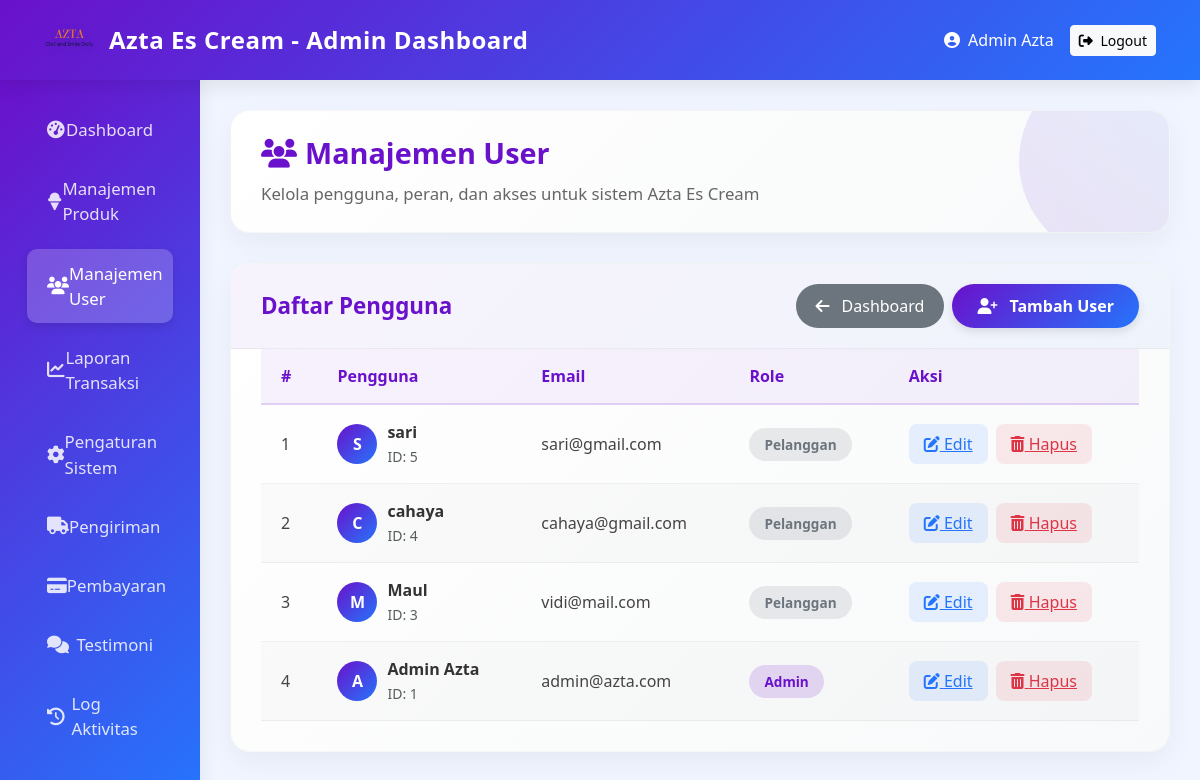
Screenshot of /admin/users/index.php (signed in) with the database file from the repository.
### tables this page shows
CREATE TABLE `users` (
  `id_user` int NOT NULL,
  `nama` varchar(100) DEFAULT NULL,
  `email` varchar(100) DEFAULT NULL,
  `password` varchar(255) DEFAULT NULL,
  `role` enum('admin','pelanggan') DEFAULT 'pelanggan',
  `created_at` datetime DEFAULT CURRENT_TIMESTAMP
);

### src/admin/users/index.php (the view, shortened to what this page needs)
<?php
include '../../config/koneksi.php';
$users = mysqli_query($conn, "SELECT * FROM users ORDER BY id_user DESC");
?>
<!DOCTYPE html>
<html lang="id">
<head>
    <link href="https://cdn.jsdelivr.net/npm/bootstrap@5.3.3/dist/css/bootstrap.min.css" rel="stylesheet">
    <link rel="stylesheet" href="https://cdnjs.cloudflare.com/ajax/libs/font-awesome/6.4.0/css/all.min.css">
</head>
<body>
<nav class="navbar admin-navbar">
    <div class="container-fluid">
        <a class="navbar-brand" href="#">
            <img src="../../assets/img/logo.png" alt="Logo">
            Azta Es Cream - Admin Dashboard
        </a>
        <div class="d-flex align-items-center">
            <span class="text-white me-3 d-none d-md-block">
                <i class="fas fa-user-circle me-2"></i><?= $_SESSION['nama']; ?>
            </span>
            <a class="btn btn-light btn-sm" href="../../logout.php">
                <i class="fas fa-sign-out-alt me-1"></i> Logout
            </a>
        </div>
    </div>
</nav>
<div class="container-fluid">
    <div class="row">
        <div class="col-lg-2 col-md-3 sidebar">
            <div class="d-flex flex-column">
                <a href="../dashboard.php" class="nav-link">
                    <i class="fas fa-tachometer-alt"></i> Dashboard
                </a>
                <a href="../produk/index.php" class="nav-link">
                    <i class="fas fa-ice-cream"></i> Manajemen Produk
                </a>
                <a href="index.php" class="nav-link active">
                    <i class="fas fa-users"></i> Manajemen User
                </a>
                <a href="../laporan/transaksi.php" class="nav-link">
                    <i class="fas fa-chart-line"></i> Laporan Transaksi
                </a>
                <a href="../pengaturan/index.php" class="nav-link">
                    <i class="fas fa-cog"></i> Pengaturan Sistem
                </a>
                <a href="../pengiriman/index.php" class="nav-link">
                    <i class="fas fa-truck"></i> Pengiriman
                </a>
                <a href="../pembayaran/index.php" class="nav-link">
                    <i class="fas fa-credit-card"></i> Pembayaran
                </a>
                <a href="../testimoni/index.php" class="nav-link">
                    <i class="fas fa-comments"></i> Testimoni
                </a>
                <a href="../aktivitas/index.php" class="nav-link">
                    <i class="fas fa-history"></i> Log Aktivitas
                </a>
            </div>
        </div>
        <div class="col-lg-10 col-md-9 main-content">
            <div class="content-header">
                <h1><i class="fas fa-users me-2"></i>Manajemen User</h1>
                <p>Kelola pengguna, peran, dan akses untuk sistem Azta Es Cream</p>
            </div>
            <div class="card-table">
                <div class="card-header-custom">
                    <h3>Daftar Pengguna</h3>
                    <div class="d-flex gap-2">
                        <a href="../dashboard.php" class="btn btn-secondary-custom">
                            <i class="fas fa-arrow-left me-1"></i> Dashboard
                        </a>
                        <a href="tambah.php" class="btn btn-primary-custom">
                            <i class="fas fa-user-plus me-1"></i> Tambah User
                        </a>
                    </div>
                </div>
                <div class="table-container">
                    <table class="table-custom">
                        <thead>
                            <tr>
                                <th>#</th>
                                <th>Pengguna</th>
                                <th>Email</th>
                                <th>Role</th>
                                <th>Aksi</th>
                            </tr>
                        </thead>
                        <tbody>
                            <?php $no=1; while($u = mysqli_fetch_assoc($users)) {
                                $role_class = '';
                                if ($u['role'] == 'admin') {
                                    $role_class = 'badge-admin';
                                } else if ($u['role'] == 'user') {
                                    $role_class = 'badge-user';
                                } else if ($u['role'] == 'staff') {
                                    $role_class = 'badge-staff';
                                } else {
                                    $role_class = 'badge-inactive';
                                }
                                $avatar_letter = strtoupper(substr($u['nama'], 0, 1));
                            ?>
                            <tr>
                                <td data-label="#"><?= $no++; ?></td>
                                <td data-label="Pengguna">
                                    <div class="user-info">
                                        <div class="avatar"><?= $avatar_letter; ?></div>
                                        <div>
                                            <div class="user-name"><?= $u['nama']; ?></div>
                                            <small class="text-muted">ID: <?= $u['id_user']; ?></small>
                                        </div>
                                    </div>
                                </td>
                                <td data-label="Email"><?= $u['email']; ?></td>
                                <td data-label="Role">
                                    <span class="badge-custom <?= $role_class; ?>">
                                        <?= ucfirst($u['role']); ?>
                                    </span>
                                </td>
                                <td data-label="Aksi">
                                    <div class="btn-action">
                                        <a href="edit.php?id=<?= $u['id_user']; ?>" class="btn-edit">
                                            <i class="fas fa-edit"></i> Edit
                                        </a>
                                        <a href="hapus.php?id=<?= $u['id_user']; ?>" class="btn-delete" onclick="return confirm('Hapus user ini?')">
                                            <i class="fas fa-trash-alt"></i> Hapus
                                        </a>
                                    </div>
                                </td>
                            </tr>
                            <?php } ?>
                        </tbody>
                    </table>
                </div>
            </div>
        </div>
    </div>
</div>
</body>
</html>

### rows the page displays
users: nama "S", nama "sari", id_user "5", email "sari@gmail.com", role "Pelanggan"
users: nama "C", nama "cahaya", id_user "4", email "cahaya@gmail.com", role "Pelanggan"
users: nama "M", nama "Maul", id_user "3", email "vidi@mail.com", role "Pelanggan"
users: nama "A", nama "Admin Azta", id_user "1", email "admin@azta.com", role "Admin"

### other values shown
$_SESSION['nama'] "Admin Azta"
